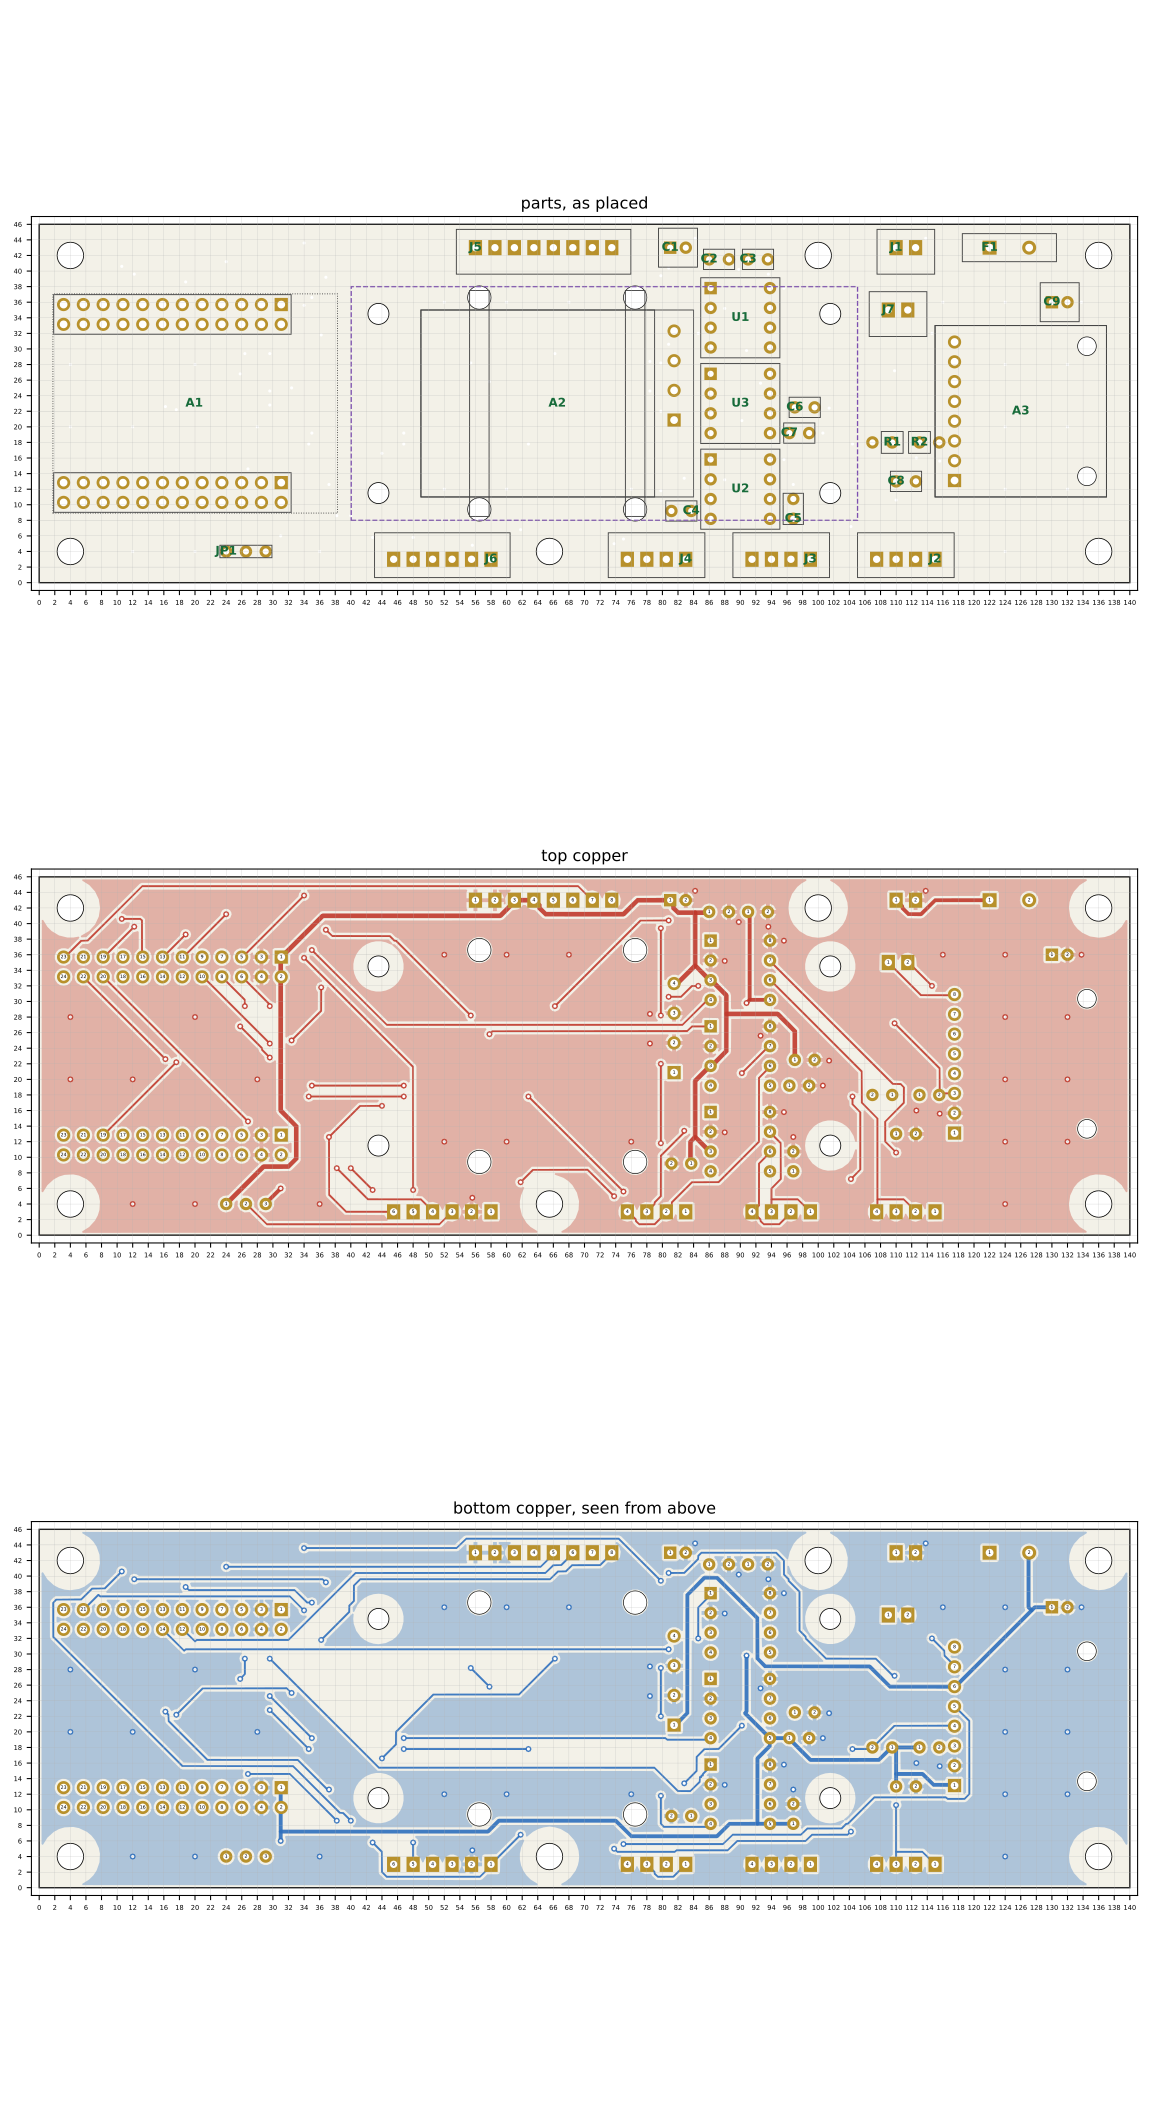

This chart was generated by the following Python code:
# /// script
# requires-python = ">=3.11,<3.13"
# dependencies = ["build123d>=0.9", "shapely>=2.0", "matplotlib>=3.8", "numpy>=1.26"]
# ///
"""The controller carrier as a two-layer printed circuit board, through-hole only.

electrical/carrier.py says what is soldered to what. This file says where, and
on which copper: every footprint, where it sits, every track, and the checks
that hold all of it against the netlist and against the torso it has to fit in.

    uv run electrical/carrier_pcb.py            # check it
    uv run electrical/carrier_pcb.py --draw     # also rewrite electrical/carrier_pcb.svg
    uv run electrical/carrier_pcb.py --no-cad   # skip the clash check against the torso

A PROPOSAL, AND NOT YET A FABRICATION FILE. The copper here is exact -- pads,
drills, tracks and pours are all real geometry, and the checks below run on that
geometry rather than on an intention -- but a board house wants Gerbers, and the
right way to get them is to transcribe this into KiCad and let its own DRC agree
with this one. What this file adds that KiCad does not is the part of the answer
that lives outside the board: whether a mated plug fouls the SBC, whether a
socket stands where a standoff has to, whether the antenna's bulkhead is over
a header.

WHAT THE CHECKS PROVE, in the order they run:

  1. every footprint has exactly the pins carrier.py gives its part;
  2. every body is on the board, clear of the mounting holes and the SBC's
     standoffs,
     and clear of every other body in three dimensions -- which is what lets a
     capacitor stand under the socketed core board without being called a clash;
  3. every body, and every plug with its wires leaving it, clears every drawn
     thing in the torso, measured in the CAD's own frame (skipped by --no-cad);
  4. the copper of any two nets is at least CLEARANCE apart on each layer, and
     no copper is near the board edge, a mounting hole or a standoff;
  5. each net's copper is ONE connected piece that reaches every pin the netlist
     puts on that net, and reaches nothing else. That is the check that matters:
     it is a short and open test on the drawn copper, pour included, and a track
     that stops a tenth short of its pad fails it.

PROVENANCE. The core board's header grid is WeAct's own board-shape drawing,
WeAct-STM32G474CoreBoard_V10 Board Shape.pdf in the same repository as the
schematic carrier.py cites: 36.28 x 28.14 mm, first column 6.97 mm from the
edge, rows 1.37 mm in, 20.32 mm between the inner rows. The JST-XH figures are
JST's catalogue eXH.pdf; pad and drill sizes are KiCad's standard library
footprints for the same parts. Every placement figure below is either read from
cad/electronics.py or is a choice, and says which.
"""

from __future__ import annotations

import argparse
import math
import random
import sys
from dataclasses import dataclass, field
from pathlib import Path

if hasattr(sys.stdout, "reconfigure"):
    sys.stdout.reconfigure(encoding="utf-8", errors="replace")

ROOT = Path(__file__).resolve().parent.parent
sys.path.insert(0, str(ROOT))
sys.path.insert(0, str(ROOT / "electrical"))

import carrier  # noqa: E402 -- the netlist, beside this file

from cad import electronics as e  # noqa: E402

SVG = ROOT / "electrical" / "carrier_pcb.svg"


# ---- the board, as the CAD draws it ------------------------------------------
#
# The frame is the board's own: origin at its rear outboard corner, x across the
# robot towards its centre line, y forwards, z up from the board's TOP face. So
# the edge at y = 0 faces the rear wall and its panel hardware, the edge at
# x = 0 is 2 mm off the left-hand wall, and the edge at x = 76 faces the empty
# half of the deck band under the SBC.

BOARD_W = e.controllerWidth
BOARD_D = e.controllerDepth
ORIGIN_X = e.controllerX - BOARD_W / 2
ORIGIN_Y = -BOARD_D / 2
TOP_Z = e.controllerBoardZ + e.pcbThickness

# WHERE IT IS SCREWED DOWN. Six stations, not four corners: a 140 mm board wants
# more than four, and two of the four corners are not available anyway -- the
# rear edge carries connectors from x 43 to x 118, and the rear outboard corner
# passes under the charge socket. The table lives in cad/electronics.py because
# cad/deck.py drills its bosses to the same list, and a station typed twice is a
# station that will disagree once.
MOUNTS = [(x - ORIGIN_X, y - ORIGIN_Y) for x, y in e.carrier_screw_xy()]
# AND WHAT IS SCREWED DOWN TO IT: the SBC, on four M2.5 x 10 standoffs on its own
# 58 x 23 hole pattern. These were Ø8.6 clearance holes for the posts the deck
# used to print, and the SBC hung over this board rather than standing on it.
STANDOFFS = [(px - ORIGIN_X, py - ORIGIN_Y) for px, py in e.sbc_standoff_xy()]


# ---- design rules --------------------------------------------------------------
#
# Chosen to sit well inside what any two-layer hobby fab builds as standard
# (0.15 mm track and gap, 0.3 mm drill), because the margin is what makes a
# hand-soldered board forgiving -- not because anything here needs to be fine.

TRACK = 0.25
POWER = 0.5
CLEARANCE = 0.2
EDGE_CLEARANCE = 0.3
VIA_PAD = 0.8
VIA_DRILL = 0.4
# HOW CLOSE TWO DRILLED HOLES MAY COME, edge to edge. Nothing about copper: two
# holes 0.2 mm apart in the laminate are one hole with a wall that breaks out
# under the drill, and the board house will either refuse the file or ship it
# broken. It is the rule a via on the same net as the pad beside it slips past,
# because there is no clearance to violate when both are ground.
HOLE_TO_HOLE = 0.25
POUR_CLEARANCE = 0.3
THERMAL_GAP = 0.3
THERMAL_SPOKE = 0.5

# WHAT MAY STAND NEAR A MOUNTING HOLE. On top, an M3 washer is 7 mm across and a
# driver comes down onto it; underneath, the 6 mm A/F brass standoff is 6.9 mm
# across its corners and its face has to seat flat on the board, so no solder
# joint may be under it either. Copper stays clear of both, whatever its net:
# the standoff is brass, and nothing on this board is meant to be grounded
# through a printed deck.
MOUNT_BODY_KEEPOUT = 3.5 + 0.5
MOUNT_COPPER_KEEPOUT = 6.0 / math.sqrt(3) + 0.35
# THE SBC'S STANDOFFS, which stand ON this board rather than passing through it:
# a 5 mm A/F hex pillar is 5.8 mm across its corners, and its foot has to seat
# flat, so no copper and no body comes inside that circle plus the same margins
# the mounting holes get. It is a smaller barrier than the posts were -- 6.8 mm
# across against 9.6 -- which is 2.8 mm more of every route that has to cross
# the line each pair stands on.
STANDOFF_BODY_KEEPOUT = e.sbcStandoffDiameter / math.sqrt(3) + 0.5
STANDOFF_COPPER_KEEPOUT = e.sbcStandoffDiameter / math.sqrt(3) + 0.35


# ---- footprints ------------------------------------------------------------------


@dataclass(frozen=True)
class Pad:
    """One plated through-hole, in its footprint's frame."""

    name: str
    x: float
    y: float
    w: float
    h: float
    drill: float
    shape: str = "circle"  # circle, oval or rect


@dataclass(frozen=True)
class Body:
    """A box a part occupies, in its footprint's frame: x0 y0 x1 y1 z0 z1."""

    box: tuple[float, float, float, float, float, float]
    what: str = "body"


@dataclass(frozen=True)
class Footprint:
    name: str
    pads: tuple[Pad, ...]
    bodies: tuple[Body, ...]
    # Holes that are not pins: cable-tie holes and the standoffs the two bought
    # modules bolt to. (x, y, diameter) in the footprint's frame. They are drilled
    # and they keep copper off, and that is the whole of what they do.
    holes: tuple[tuple[float, float, float], ...] = ()


def xh_top_entry(circuits: int) -> Footprint:
    """JST B#B-XH-A, top entry, 2.50 mm pitch -- NOT 2.54.

    Pads and body from KiCad's JST_XH_B#B-XH-A footprint, turned from its y-down
    frame into this file's y-up one, which is a change of convention and not a
    mirror: pin 1 is still on the left seen from above, and the 3.4 mm side of
    the body is still the side it was. Height 7.0 from JST's catalogue; the plug
    brings it to 9.8, and 3 mm is allowed over that for the wires to leave the
    housing before they bend.
    """
    pads = tuple(
        Pad(str(i + 1), 2.5 * i, 0.0, 1.7, 1.95, 0.95, "rect" if i == 0 else "oval")
        for i in range(circuits)
    )
    right = 2.5 * (circuits - 1) + 2.45
    return Footprint(
        f"JST B{circuits}B-XH-A",
        pads,
        (
            Body((-2.45, -3.4, right, 2.35, 0.0, 7.0), "header"),
            Body((-2.45, -3.4, right, 2.35, 7.0, 12.8), "plug and wires"),
        ),
    )


def dip8_socket() -> Footprint:
    """An 8-pin DIP in a turned-pin socket, centred. Pin 1 top left, anticlockwise.

    KiCad's DIP-8_W7.62mm_Socket pads; 7.0 mm tall with the chip in, which is the
    figure cad/electronics.py draws the transceivers at.
    """
    left = [(-3.81, 3.81), (-3.81, 1.27), (-3.81, -1.27), (-3.81, -3.81)]
    right = [(3.81, -3.81), (3.81, -1.27), (3.81, 1.27), (3.81, 3.81)]
    pads = tuple(
        Pad(str(n), x, y, 1.6, 1.6, 0.8, "rect" if n == 1 else "circle")
        for n, (x, y) in enumerate(left + right, start=1)
    )
    return Footprint(
        "DIP-8 socket", pads, (Body((-5.08, -5.14, 5.08, 5.14, 0.0, 7.0)),)
    )


def radial_mlcc() -> Footprint:
    """A dipped 100 nF X7R on 2.54 mm leads, stood upright."""
    return Footprint(
        "C radial 2.54",
        (
            Pad("1", 0.0, 0.0, 1.6, 1.6, 0.8),
            Pad("2", 2.54, 0.0, 1.6, 1.6, 0.8),
        ),
        (Body((-0.73, -1.3, 3.27, 1.3, 0.0, 6.0)),),
    )


def radial_electrolytic() -> Footprint:
    """10 uF, Ø5 x 7 mm or shorter, 2.0 mm leads. Square pad is the + lead."""
    return Footprint(
        "CP radial D5 P2.0",
        (
            Pad("1", 0.0, 0.0, 1.6, 1.6, 0.8, "rect"),
            Pad("2", 2.0, 0.0, 1.6, 1.6, 0.8),
        ),
        (Body((-1.5, -2.5, 3.5, 2.5, 0.0, 7.5)),),
    )


def axial_resistor() -> Footprint:
    """1/4 W on 10.16 mm, lying flat."""
    return Footprint(
        "R axial 0207 P10.16",
        (
            Pad("1", 0.0, 0.0, 1.6, 1.6, 0.8),
            Pad("2", 10.16, 0.0, 1.6, 1.6, 0.8),
        ),
        (Body((1.93, -1.25, 8.23, 1.25, 0.0, 2.6)),),
    )


def upright_resistor() -> Footprint:
    """1/4 W stood on end on 2.54 mm: the body over pin 1, its far lead bent over.

    Only the body is a box here. The lead that comes back down to pin 2 is bare
    wire a few tenths across, which nothing on this board has to keep clear of.
    """
    return Footprint(
        "R axial 0207 P2.54 vertical",
        (
            Pad("1", 0.0, 0.0, 1.6, 1.6, 0.8),
            Pad("2", 2.54, 0.0, 1.6, 1.6, 0.8),
        ),
        (Body((-1.4, -1.4, 1.4, 1.4, 0.0, 9.5)),),
    )


# WHERE THE BEC'S FOUR PINS ARE, AND HOW WELL THAT IS KNOWN. The module carries
# four plated holes on one 24 mm edge -- IN, G, G, OUT, reading down its
# photograph -- and Matek publish no drawing of them. The 3.81 mm pitch is
# dimensioned on that photograph; the row's 2.5 mm inset from that edge and OUT's
# 2.7 mm from the long edge are scaled off the same picture and are the softest
# numbers on this board. MEASURE ONE BEFORE THE BOARD IS ORDERED: a row 1 mm out
# is a module that will not go onto its pins, and unlike the tie holes there is
# no slack anywhere to take it up.
BEC_PIN_PITCH = 3.81
BEC_PIN_INSET = 2.5
BEC_PIN_END = 2.7
# WHERE THE TWO STRAPS CROSS THE MODULE, measured from its centre along its long
# axis. THIS WAS 12.0 AND IT CHOKED THE MODULE'S OWN PINS. The pin column stands
# 15.0 from the centre and its pads are 1.7 across, so a Ø3 tie hole at 12.0
# leaves 12.65 - 12.0 = 0.65 mm of laminate between the hole and the pad copper
# -- less than one 0.25 mm track and its clearance, so the two live pins had to
# escape north, south or east and the router paid for it all the way across the
# board. At 10.0 there are 2.65 mm there, which is two tracks, and the board
# comes out 13 mm of copper and seven vias lighter for a change that moves
# nothing anybody can see.
#
# IT IS NOT A VENDOR DIMENSION. Matek publish no hole pattern at all -- see the
# footprint below -- so where the straps cross is ours to choose, and the only
# thing it has to do is hold a 35 mm module down on a sheet. 10.0 puts them
# 20 mm apart and 7.5 mm in from each end, against 24 and 5.5 before. IT ALSO
# BUYS BACK THE TIGHTEST MECHANICAL GAP ON THIS BOARD: the outboard strap stood
# 1.20 mm from the SBC's microSD socket, which hangs over it, and stands 3.20 mm
# from it now.
BEC_TIE_X = 10.0


def bec_module() -> Footprint:
    """The Matek BEC12S-PRO flat on a thermal sheet, COMPONENT SIDE UP, on pins.

    WHICH WAY UP IT LIES IS DECIDED HERE, and it was not decided before: this was
    drawn as a featureless brick, and a brick has no sides. It is a bare 35 x 24
    PCB with a shielded inductor, a diode and a switching FET standing most of its
    5.5 mm on one face and nothing but laminate on the other. THE LAMINATE FACE
    GOES DOWN, on the sheet. Turning it over was tried and taken off again: the
    only thing it buys is a flat back for the cable ties to bear on, and what it
    costs is the whole reason the sheet is there. Face down, the sheet touches the
    inductor and the diode and nothing else, with the rest of a 3 W regulator
    standing in a closed pocket 3 mm under the SBC. Face up, the sheet takes the
    module's whole 35 x 24 back, which is 700-odd mm2 of contact through 1.6 mm of
    laminate that has copper planes in it, and the parts themselves are in the air
    under the SBC rather than facing the board. THE CABLE TIES BEAR ON THE PARTS,
    and that is the price: each strap lands on whatever is tallest in its lane,
    which on the outboard lane is the inductor's steel can. Keep them snug and not
    tight.

    ITS FOUR PADS THEN FACE UP, which is what makes the pins work. Four pins stand
    out of this board, the module drops over them through the sheet's cut edge,
    and they are soldered at the module's own rings on top where a joint can be
    seen. SOLDER THEM FROM UNDER THIS BOARD, not on top: the module's back lies
    1 mm off the copper here and a fillet on the top face would hold it off the
    sheet.

    NO VENDOR HOLE PATTERN EXISTS to screw it by, so it is not screwed at all.
    Four Ø3 holes take two 2.5 mm ties across its short axis, inboard of the pins,
    and each tie's head is what goes under the board -- 2.4 mm of the 3 mm the
    standoffs leave. That is the whole reason the ties are 2.5 mm and not 4.

    35 x 24 x 5.5 is cad/electronics.py's becWidth, becDepth and becHeight, which
    are catalogue figures. Measure the part when it arrives: the tie holes are
    drilled to the catalogue and a module 2 mm wider than the catalogue says will
    not sit between them.
    """
    # Seen from above, the right way up: the pin row is on the +x edge and OUT is
    # the +y end of it, which is Matek's photograph turned half round and NOT
    # mirrored. Half round because that is what puts the input pin nearest the
    # fuse that feeds it and the output pin nearest the bulk it charges.
    pads = tuple(
        Pad(
            str(n),
            17.5 - BEC_PIN_INSET,
            12.0 - BEC_PIN_END - BEC_PIN_PITCH * (4 - n),
            1.7,
            1.7,
            1.0,
            "rect" if n == 1 else "circle",
        )
        for n in (1, 2, 3, 4)
    )
    return Footprint(
        "Matek BEC12S-PRO on a sheet, on pins",
        pads,
        (
            # The sheet stops short of the pin row rather than being pierced four
            # times by it. The module overhangs it there by 5 mm, 1 mm over copper
            # and over four joints that are made from underneath.
            Body((-17.5, -12.0, 12.5, 12.0, 0.0, 1.0), "thermal sheet"),
            # One body for the module, but two things in it: its own laminate is
            # the 1.6 above the sheet, and its parts stand from 2.6 to 6.5.
            Body((-17.5, -12.0, 17.5, 12.0, 1.0, 6.5), "BEC"),
            # Two straps and not a lid over the whole module: drawn as one slab
            # it fouled the SBC's microSD socket, which hangs 7.8 mm over this
            # board. 2.5 mm of strap, in 2 mm of height to lie loose in. They
            # cross the module's parts, which is what lying the right way up
            # costs: the outboard strap lands on the inductor's can.
            Body(
                (-BEC_TIE_X - 1.25, -14.5, -BEC_TIE_X + 1.25, 14.5, 6.5, 8.5),
                "cable tie",
            ),
            Body(
                (BEC_TIE_X - 1.25, -14.5, BEC_TIE_X + 1.25, 14.5, 6.5, 8.5),
                "cable tie",
            ),
        ),
        tuple((dx, dy, 3.0) for dx in (-BEC_TIE_X, BEC_TIE_X) for dy in (-13.6, 13.6)),
    )


# THE BUS MONITOR'S HEADER SITS 2.5 mm IN FROM ITS OWN EDGE, which is the one
# number about this module that cad/electronics.py does not carry: nothing in the
# torso depended on it until this board started landing the module on its pins.
# Scaled off the vendor's photographs like the rest of that block, and unmeasured
# like the rest of it. The column of four large holes is on the OPPOSITE edge.
BUS_MONITOR_HEADER_INSET = 2.5


def ina226_module() -> Footprint:
    """The INA226 breakout on two M2 standoffs, landed on all eight of its pins.

    THE ONLY PART OF THIS BOARD THAT NEEDS MORE THAN 10 mm OF AIR, which is why
    it is at this end of the carrier and not somewhere more convenient: 8 mm of
    module on 3 mm standoffs is 11, and 10 mm is all the SBC leaves anywhere it
    stands over. cad/electronics.py's headroom is what settled that.

    ALL EIGHT PINS COME DOWN INTO THIS BOARD -- VCC, GND, SDA, SCL, ALE, VBS, IN-
    and IN+, in that order down the column, off the vendor's own photograph of the
    silkscreen. It was drawn as five pads on a header standing 3 mm outboard of
    the module, and that was wrong twice over: a module's pins cannot reach a
    header beside it, so it needed five flying wires nobody had drawn, and that
    header was on the same edge as the module's four large holes -- which is the
    opposite edge from the one its pins are on. Landed on all eight it plugs in,
    and its two mounting holes come down on the two M2 standoffs instead of near
    them.

    ITS SCREW TERMINALS ARE LEFT EMPTY and the shunt's twisted pair lands on J7
    instead, because IN+ and IN- are on the header too. What that buys is a pair
    that arrives in a connector with strain relief on the edge of the board, on a
    deck whose whole stack is meant to lift out on plugs, rather than in two screw
    terminals in the middle of it facing the charge socket. What it costs is that
    the 75 mV now crosses about 20 mm of this board's copper as a pair over the
    ground plane, where before it never touched the board at all.

    THE MODULE CARRIES ITS OWN 0.1 OHM SHUNT between those two pins. It stays in
    circuit, in parallel with whatever external shunt is fitted, so a milliohm
    shunt reads about half a percent low unless R100 is lifted off the module.

    The two mounting holes are the outer pair of the four in the board's own
    column -- busSenseHolePitch 16.7, busSenseHoleInset 2.5, both read off the
    vendor's photographs and neither measured.
    """
    # Pin 1 at the rear, pin 8 at the front, so that IN+ and IN- come out of the
    # end nearest J7 and the pair is as short as this board can make it.
    span = PITCH * 7
    pads = tuple(
        Pad(
            str(n),
            -11.0 + BUS_MONITOR_HEADER_INSET,
            PITCH * (n - 1) - span / 2,
            1.7,
            1.7,
            1.0,
            "rect" if n == 1 else "circle",
        )
        for n in range(1, 9)
    )
    return Footprint(
        "INA226 breakout on standoffs, on a 1 x 8",
        pads,
        (
            Body((-11.0, -11.0, 11.0, 11.0, 0.0, 3.0), "standoffs"),
            Body((-11.0, -11.0, 11.0, 11.0, 3.0, 11.0), "bus monitor"),
        ),
        tuple(
            (11.0 - e.busSenseHoleInset, dy, 2.4)
            for dy in (-e.busSenseHolePitch / 2, e.busSenseHolePitch / 2)
        ),
    )


def radial_ptc() -> Footprint:
    """A resettable fuse on 5.08 mm leads, standing on the bus feed."""
    return Footprint(
        "PTC radial P5.08",
        (
            Pad("1", 0.0, 0.0, 1.8, 1.8, 1.0, "rect"),
            Pad("2", 5.08, 0.0, 1.8, 1.8, 1.0),
        ),
        (Body((-3.5, -1.8, 8.58, 1.8, 0.0, 13.0)),),
    )


def wire_link_3() -> Footprint:
    """Three holes on 2.54 mm for a wire link across 1-2 or 2-3.

    carrier.py drew JP1 as a solder bridge, which is copper and not a part. On a
    through-hole board the same choice is a wire link, soldered once when the
    IMU in hand has been read.
    """
    return Footprint(
        "wire link 1x3",
        tuple(Pad(str(n), 2.54 * (n - 1), 0.0, 1.6, 1.6, 0.8) for n in (1, 2, 3)),
        (Body((-0.8, -0.8, 5.88, 0.8, 0.0, 1.5)),),
    )


# THE CORE BOARD, and which row of a header carries its odd pins is settled.
# WeAct's board-shape drawing gives the four rows and the twelve columns but not
# that; their pin-label drawing of the same board does. Each column there carries
# two port names, one line above the other, and six of those pairs are pins this
# netlist already numbers: B12/B13 are P1-5 and P1-6, A11/A12 are P1-13 and
# P1-14, B4/B5 are P1-19 and P1-20, B6/B7 are P1-21 and P1-22, B8 is P1-23 and
# B15 is P1-8. In every one of them the EVEN pin is the name on the upper line.
# NRST -- P2-19, the odd pin the whole question turned on -- is on the lower line
# of the top header, which agrees. So the odd pins are on the row printed LOWER
# in each header, and because the two headers face opposite edges that is P1's
# OUTER row and P2's INNER row, which is what the footprint below builds.
WEACT_W = 36.28
WEACT_D = 28.14
WEACT_FIRST_COLUMN = 6.97
WEACT_ROW_INSET = 1.37
WEACT_INNER_ROWS = 20.32
PITCH = 2.54
# Standard 2.54 mm female header, 8.5 mm tall, and the 2.5 mm plastic collar on
# the core board's own male pins: the core board's underside is 11 mm up. Its
# own underside parts -- the SOIC-8 flash is the tallest -- are allowed 1.8 mm.
SOCKET_HEIGHT = 8.5
COLLAR_HEIGHT = 2.5
WEACT_UNDERSIDE_PARTS = 1.8
WEACT_TOP_PARTS = 3.5
WEACT_USB_OVERHANG = 0.25


def weact_on_sockets() -> Footprint:
    """The core board on two 2 x 12 sockets, in its own frame, as WeAct draw it.

    Centred on the board's outline, USB-C on the left, P1 along the bottom edge.
    """
    left = -WEACT_W / 2
    bottom = -WEACT_D / 2
    pads = []
    for header, odd_row, even_row in (
        ("P1", WEACT_ROW_INSET, WEACT_ROW_INSET + PITCH),
        (
            "P2",
            WEACT_ROW_INSET + PITCH + WEACT_INNER_ROWS,
            WEACT_ROW_INSET + 2 * PITCH + WEACT_INNER_ROWS,
        ),
    ):
        for column in range(12):
            x = left + WEACT_FIRST_COLUMN + PITCH * column
            for number, row in ((2 * column + 1, odd_row), (2 * column + 2, even_row)):
                pads.append(
                    Pad(
                        f"{header}-{number}",
                        x,
                        bottom + row,
                        1.7,
                        1.7,
                        1.0,
                        "rect" if number == 1 else "circle",
                    )
                )
    first = left + WEACT_FIRST_COLUMN - PITCH / 2
    last = left + WEACT_FIRST_COLUMN + PITCH * 11 + PITCH / 2
    bodies = []
    for low, high in (
        (bottom + WEACT_ROW_INSET - PITCH / 2, bottom + WEACT_ROW_INSET + 1.5 * PITCH),
        (
            -bottom - WEACT_ROW_INSET - 1.5 * PITCH,
            -bottom - WEACT_ROW_INSET + PITCH / 2,
        ),
    ):
        bodies.append(Body((first, low, last, high, 0.0, SOCKET_HEIGHT), "socket"))
        bodies.append(
            Body(
                (first, low, last, high, SOCKET_HEIGHT, SOCKET_HEIGHT + COLLAR_HEIGHT),
                "pin collar",
            )
        )
    underside = SOCKET_HEIGHT + COLLAR_HEIGHT
    bodies.append(
        Body(
            (
                left,
                bottom,
                -left,
                -bottom,
                underside - WEACT_UNDERSIDE_PARTS,
                underside,
            ),
            "core board underside",
        )
    )
    bodies.append(
        Body(
            (
                left - WEACT_USB_OVERHANG,
                bottom,
                -left,
                -bottom,
                underside,
                underside + e.pcbThickness + WEACT_TOP_PARTS,
            ),
            "core board",
        )
    )
    return Footprint("WeAct core board on 2 x 2x12 sockets", tuple(pads), tuple(bodies))


# ---- placement ---------------------------------------------------------------------


@dataclass(frozen=True)
class Placed:
    refdes: str
    footprint: Footprint
    x: float
    y: float
    rotation: int = 0  # degrees anticlockwise, seen from above

    def at(self, px: float, py: float) -> tuple[float, float]:
        """A point in the footprint's frame, on the board."""
        c = round(math.cos(math.radians(self.rotation)))
        s = round(math.sin(math.radians(self.rotation)))
        return (self.x + px * c - py * s, self.y + px * s + py * c)

    def un(self, bx: float, by: float) -> tuple[float, float]:
        """The reverse of at(): a point on the board, in the footprint's frame.

        A footprint is written out with its own geometry at its own offsets, so
        anything measured against the whole board -- a silkscreen line clipped
        against the part next door -- has to come back into the part's frame
        before it is written.
        """
        c = round(math.cos(math.radians(self.rotation)))
        s = round(math.sin(math.radians(self.rotation)))
        dx, dy = bx - self.x, by - self.y
        return (dx * c + dy * s, -dx * s + dy * c)

    def pads(self) -> list[tuple[Pad, float, float, float, float]]:
        """(pad, x, y, w, h) on the board, sizes swapped for a quarter turn."""
        placed = []
        for pad in self.footprint.pads:
            x, y = self.at(pad.x, pad.y)
            w, h = (pad.h, pad.w) if self.rotation % 180 else (pad.w, pad.h)
            placed.append((pad, x, y, w, h))
        return placed

    def holes(self) -> list[tuple[float, float, float]]:
        """Every drilled hole that is not a pin, on the board."""
        return [(*self.at(hx, hy), d) for hx, hy, d in self.footprint.holes]

    def boxes(self) -> list[tuple[Body, tuple[float, ...]]]:
        """Every body as an axis-aligned box on the board."""
        placed = []
        for body in self.footprint.bodies:
            x0, y0, x1, y1, z0, z1 = body.box
            ax, ay = self.at(x0, y0)
            bx, by = self.at(x1, y1)
            placed.append(
                (body, (min(ax, bx), min(ay, by), max(ax, bx), max(ay, by), z0, z1))
            )
        return placed


# WHERE THE CORE BOARD SITS is cad/electronics.py's weActX, which centres it in
# the larger of the two pieces the SBC's posts cut this board into. That figure
# is its envelope's centre, and the envelope carries the USB-C connector's
# quarter millimetre of overhang, so the board's own outline is that much off it.
#
# IT IS TURNED HALF ROUND from how WeAct draw it, so that P1 -- which carries
# every signal this board uses bar reset -- faces the front edge where the SBC,
# IMU and bus monitor connectors are. The cost is the SWD header, which then
# points at the left-hand wall 3.8 mm away; nothing here needs it in place,
# because the SBC reflashes the MCU over J5, and a socketed core board comes out.
#
# IN y IT IS CENTRED, which is 2 mm aft of where cad/electronics.py draws it.
# Centred is what leaves 2.6 mm between its outline and the connector rows at
# both edges, so that a plug can be pulled without catching the core board.
WEACT_X = e.weActX - ORIGIN_X - WEACT_USB_OVERHANG / 2
WEACT_Y = BOARD_D / 2

FOOTPRINTS = {
    "A1": weact_on_sockets(),
    "A2": bec_module(),
    "A3": ina226_module(),
    "U": dip8_socket(),
    "C": radial_mlcc(),
    "C1": radial_electrolytic(),
    "C9": radial_electrolytic(),
    "R": upright_resistor(),
    "F1": radial_ptc(),
    "JP1": wire_link_3(),
}


def _fp(refdes: str) -> Footprint:
    if refdes in FOOTPRINTS:
        return FOOTPRINTS[refdes]
    if refdes.startswith("J"):
        part = next(p for p in carrier.PARTS if p.refdes == refdes)
        return xh_top_entry(len(part.pins))
    return FOOTPRINTS[refdes[0]]


# WHERE EVERYTHING SITS, AND WHY IT SITS THERE. Three things decide this board
# and nothing else gets a vote.
#
# 1. THE SBC LEAVES 10 mm OF AIR over everything between x 40 and x 105, and a
#    mated JST-XH plug is 9.8 mm tall with its wires still to leave. So every
#    connector is on one of the two edges, outboard of the SBC's own front and
#    rear edges, and so is anything else taller than the SBC's underside: the
#    core board on its sockets, the bus monitor on its standoffs, the two
#    pull-ups and the fuse.
# 2. THE SBC STANDS ON THIS BOARD, on four standoffs in two pairs at x 43.55 and
#    x 101.55, 23 mm apart. Each pair is a bollard 6.8 mm across with a 16.2 mm
#    gate in the middle of it, so nothing wider than that gate crosses either
#    pair. That is why the BEC is between the two pairs, the monitor outboard
#    of the right-hand one, and the core board outboard of the left-hand one.
# 3. WHAT COMES UP THROUGH THE DECK COMES UP AT THE REAR, through cad/deck.py's
#    34 mm chase at x 82.55 to 116.55 in this frame, which is the whole reason
#    this layout was redone: the connectors used to be at the far outboard end
#    and the loom crossed the torso to reach them. THIS SAID "THE THREE BUS
#    CONNECTORS SIT OVER IT" and two of them do: bus C's is 2 mm short of the
#    chase's western end and the IMU's is 24 mm short of it, so those two looms
#    are dressed westward under the board after they come up. check_leads_down()
#    measures it against the deck solid on every run rather than leaving it to a
#    comment, which is how the claim survived unexamined in the first place.
#
# The front edge carries what goes UP rather than down -- the SBC's own cable,
# and the bus feed and shunt pair that come through a second opening in the deck
# over the distribution board.
REAR_ROW_Y = 3.0
FRONT_ROW_Y = BOARD_D - 3.0

PLACEMENT = {
    # The core board, outboard of the left-hand posts, where there are 16 mm of
    # air. Turned half round so P1 -- every signal but reset -- faces inboard.
    "A1": (WEACT_X, WEACT_Y, 180),
    # NOTHING STANDS BETWEEN THE LEFT-HAND STANDOFFS. A DIP-8 fits there and one
    # was there, and it cost more than it was worth: eighteen nets have to cross
    # that pair to get from the core board to the rest of the board, and a
    # transceiver standing in the gate left two slots of 2 mm. Four nets could
    # not be routed at all. It is a corridor, and it was 2.8 mm narrower again
    # when the deck's posts came up through here instead of standoffs.
    # The BEC, flat between the two pairs of standoffs, component side up. Its
    # four pins stand out of the board under its inboard end, on the side the
    # fuse and the transceivers are.
    "A2": (66.5, 23.0, 0),
    # Bus B's and bus A's transceivers, stacked against the right-hand posts with
    # their own decoupling in the column beside them.
    "U2": (90.0, 12.0, 0),
    "U3": (90.0, 23.0, 0),
    "U1": (90.0, 34.0, 0),
    # The bus monitor, outboard of the right-hand posts: 11 mm tall on standoffs,
    # and this is the only clear patch of board with the air for it.
    "A3": (126.0, 22.0, 0),
    # The rear edge, left to right: the IMU, then the three buses over the chase.
    "J6": (58.0, REAR_ROW_Y, 180),
    "J4": (83.0, REAR_ROW_Y, 180),
    "J3": (99.0, REAR_ROW_Y, 180),
    "J2": (115.0, REAR_ROW_Y, 180),
    # The front edge: the SBC's cable under its own 40-pin header, and the bus
    # feed where the deck's second opening brings it up over the power bay. The
    # shunt's pair comes up the same way, beside the feed it measures.
    "J5": (56.0, FRONT_ROW_Y, 0),
    "J1": (110.0, FRONT_ROW_Y, 0),
    # THE SHUNT'S PAIR IS NOT ON AN EDGE ROW, and it is the only part on this
    # board that is not. Both rows are full -- the front one down to 3.5 mm gaps
    # between the bulk, bus A's decoupling pair and the mounting station at x 100,
    # the rear one to 3.6 mm between the three bus connectors -- and this is the
    # one measurement on the robot that is worth a special case. It stands in the
    # channel between the SBC's outboard edge and the monitor, 6 mm from the two
    # pins it feeds, where nothing overhangs it and a plug has its full height.
    # The two I2C pull-ups moved aft to make room; a pull-up belongs to the bus
    # rather than to either sensor and does not care where it sits.
    "J7": (109.0, 35.0, 0),
    # The bus feed's own hardware, in the outboard strip where the fuse's 13 mm
    # of height is not under the SBC.
    "F1": (122.0, 43.0, 0),
    "C9": (130.0, 36.0, 0),
    # Bulk on the 5 V rail, at the SBC's cable, which is the load that takes most
    # of it. It sat by the BEC's old header; the BEC's output pin is under the
    # module now and there is nothing standing beside it to put a can on.
    "C1": (81.0, 43.0, 0),
    # A pair of 100 nF at each transceiver, VDD then VIO. THE DISTANCE FROM THE
    # PIN IS THE WHOLE POINT OF A DECOUPLER, so each of these six was put where
    # it is by searching the board for the nearest position that breaks no rule
    # and then keeping the move only if every net still routed. What that
    # arrived at, live pad to the pin it bypasses:
    #
    #   C4  U2 VDD   2.9 mm      C5  U2 VIO   3.0 mm      C7  U3 VIO   2.5 mm
    #   C2  U1 VDD   8.8 mm      C3  U1 VIO  11.7 mm      C6  U3 VDD  10.8 mm
    #
    # THE THREE THAT ARE STILL FAR OFF ARE FAR OFF FOR ONE REASON: the BEC lies
    # across the whole flank west of this column, from y 11 to y 35, and VDD is
    # pin 3 -- on the sockets' west side. Only U2's VDD pin escapes it, because
    # U2 is the southernmost socket and there is 2 mm of board south of the BEC's
    # corner.
    #
    # C2 HAS A LEGAL STATION 4.6 mm FROM ITS PIN and cannot have it. It is in the
    # channel between the BEC's outboard strap and U1, and putting a capacitor
    # there costs the MCU's reset line and the I2C data line their route -- that
    # channel and the strip east of the column are the only two ways past this
    # block of parts, and the I2C bus, the SBC's serial link and bus A all need
    # them. IT WAS TRIED TWICE: once when the straps stood at 12.0 and the
    # channel was 5.2 mm, and again after they came in to 10.0 and it was 8.2,
    # and the second attempt failed on the same two nets as the first. Standing
    # off and relying on the plane for the return is the lesser evil, and it is
    # the answer this board gives rather than a good one.
    #
    # THE WHOLE COLUMN WAS OFFERED 2 mm OF ROOM TO THE EAST as well, at x 91 and
    # x 92, with all six capacitors re-searched against the new stations. Both
    # cost the I2C bus its route to the monitor. The strip east of this column is
    # not spare board: it is the corridor.
    #
    # THE TWO SLOTS BETWEEN THE THREE SOCKETS ARE LEFT OPEN. They are 1.78 mm of
    # copper each and they are the only way across this column for anything that
    # has to reach the monitor, so a capacitor standing in one costs three nets
    # their route as surely as one in the channel does.
    "C2": (86.0, 41.5, 0),
    "C3": (91.0, 41.5, 0),
    "C6": (97.0, 22.5, 0),
    "C7": (96.3, 19.2, 0),
    "C4": (83.7, 9.2, 180),
    "C5": (96.8, 8.2, 90),
    # 3.3 V decoupling at the monitor's own supply pin, which is at the rear end
    # of its header now, and the two I2C pull-ups, which belong to the bus rather
    # than to either sensor and stay where there is room for a 9.5 mm resistor
    # outboard of the SBC.
    "C8": (110.0, 13.0, 0),
    "R1": (109.5, 18.0, 180),
    "R2": (113.0, 18.0, 0),
    # The IMU's supply link, in the rear strip beside its connector.
    "JP1": (24.0, 4.0, 0),
}


def placed() -> list[Placed]:
    return [
        Placed(refdes, _fp(refdes), *PLACEMENT[refdes]) for refdes in sorted(PLACEMENT)
    ]


def net_of_pads(parts: list[Placed]) -> dict[tuple[str, str], str]:
    """Every pad's net, and a name of its own for a pin on no net at all."""
    net_of = {
        endpoint: net
        for net, endpoints in carrier.NETS.items()
        for endpoint in endpoints
    }
    return {
        (part.refdes, pad.name): net_of.get(
            (part.refdes, pad.name), f"~{part.refdes}-{pad.name}"
        )
        for part in parts
        for pad in part.footprint.pads
    }


# ---- routing -------------------------------------------------------------------------


@dataclass(frozen=True)
class Track:
    net: str
    layer: str  # "top" or "bottom"
    points: tuple[tuple[float, float], ...]
    width: float = TRACK


@dataclass(frozen=True)
class Via:
    net: str
    x: float
    y: float


def top(net: str, *points, width: float = TRACK) -> Track:
    return Track(net, "top", tuple(points), width)


def bot(net: str, *points, width: float = TRACK) -> Track:
    return Track(net, "bottom", tuple(points), width)


# ---- the router ----------------------------------------------------------------
#
# WHY THIS IS A PROGRAM AND NOT A TABLE OF COORDINATES. The 76 mm board was hand
# routed, and that was reasonable for what it was. This one is 140 mm with six
# more parts on it, four posts through it, and a netlist that moves whenever a
# module does; a table of two hundred hand-typed vertices would be a table
# nobody dares change. So the tracks are searched for instead, on a 0.2 mm grid,
# and then held to exactly the checks the hand-routed ones were held to: the
# copper the router lays down is measured for clearance against every other net
# and put through the same short-and-open test. A router that cheats still fails.
#
# It is a plain A* maze router with a via cost and a bend cost, routing one net
# at a time into a growing tree, in an order that lays the wide rails first
# because they are the ones with nowhere else to go. A net that fails is retried
# once after everything else is down, and anything still unrouted is a fault
# rather than a silence.
#
# GROUND IS NOT ROUTED. It is poured on both layers, as it was, and stitched
# between them by the vias placed at the end.

GRID = 0.2
VIA_COST = 6.0
# How much slack the grid itself needs on top of the clearance. The router works
# on cell centres and the copper is a polyline through them, so a track's real
# edge stands off its cells by a fraction of a cell at every bend and every
# diagonal. Measured rather than reasoned: at half a cell the drawn copper came
# out 0.15 to 0.19 mm apart where 0.20 was wanted, and at three quarters it does
# not. The check on the drawn geometry is what settles this, not this comment.
GRID_MARGIN = 0.15
BEND_COST = 1.0
DIAGONAL = math.sqrt(2.0)

# What each net is drawn at.
NET_WIDTH = {"+5V": 0.6, "+3V3": 0.5, "VBAT": 0.5, "VBAT_F": 0.5}
LAYER_INDEX = {"top": 0, "bottom": 1}


def net_width(net: str) -> float:
    return NET_WIDTH.get(net, TRACK)


def _grid_shape() -> tuple[int, int]:
    return int(round(BOARD_W / GRID)) + 1, int(round(BOARD_D / GRID)) + 1


def _disc(radius: float) -> list[tuple[int, int]]:
    reach = int(math.ceil(radius / GRID))
    return [
        (dx, dy)
        for dx in range(-reach, reach + 1)
        for dy in range(-reach, reach + 1)
        if math.hypot(dx, dy) * GRID <= radius + GRID / 2
    ]


class Board:
    """The grid the router works on: which net owns which cell, on each layer."""

    def __init__(self, parts: list[Placed]) -> None:
        import numpy as np

        self.np = np
        self.nx, self.ny = _grid_shape()
        xs = np.arange(self.nx) * GRID
        ys = np.arange(self.ny) * GRID
        self.gx, self.gy = np.meshgrid(xs, ys, indexing="ij")
        # How far each grid point is from anything copper may never touch: the
        # board's edge, a mounting hole's washer, an SBC standoff, a drilled
        # hole.
        self.fixed = np.minimum.reduce(
            [self.gx, self.gy, BOARD_W - self.gx, BOARD_D - self.gy]
        )
        for mx, my in MOUNTS:
            self.fixed = np.minimum(
                self.fixed, np.hypot(self.gx - mx, self.gy - my) - MOUNT_COPPER_KEEPOUT
            )
        for px, py in STANDOFFS:
            self.fixed = np.minimum(
                self.fixed,
                np.hypot(self.gx - px, self.gy - py) - STANDOFF_COPPER_KEEPOUT,
            )
        self.own = {
            layer: np.full((self.nx, self.ny), -1, dtype=np.int32) for layer in LAYERS
        }
        self.nets: list[str] = []
        self.index: dict[str, int] = {}
        nets = net_of_pads(parts)
        # How far each grid point is from the nearest DRILLED hole's edge. A via
        # is a hole too, and a hole that breaks into another one is scrap
        # whatever net either of them is on -- which is the case the clearance
        # test above cannot see, because a ground via beside a ground pad has no
        # clearance to violate.
        self.drills = np.full_like(self.fixed, 1e3)
        for mx, my in MOUNTS:
            self.drills = np.minimum(
                self.drills, np.hypot(self.gx - mx, self.gy - my) - e.m3Clearance / 2
            )
        for px, py in STANDOFFS:
            self.drills = np.minimum(
                self.drills,
                np.hypot(self.gx - px, self.gy - py) - e.sbcStandoffHole / 2,
            )
        for part in parts:
            for pad, x, y, w, h in part.pads():
                net = nets[(part.refdes, pad.name)]
                radius = math.hypot(w, h) / 2 if pad.shape == "rect" else max(w, h) / 2
                for layer in LAYERS:
                    self.stamp(layer, x, y, radius, self.id(net))
                self.drills = np.minimum(
                    self.drills,
                    np.hypot(self.gx - x, self.gy - y) - pad.drill / 2,
                )
            for hx, hy, diameter in part.holes():
                self.fixed = np.minimum(
                    self.fixed,
                    np.hypot(self.gx - hx, self.gy - hy) - diameter / 2,
                )
                self.drills = np.minimum(
                    self.drills,
                    np.hypot(self.gx - hx, self.gy - hy) - diameter / 2,
                )

    def id(self, net: str) -> int:
        if net not in self.index:
            self.index[net] = len(self.nets)
            self.nets.append(net)
        return self.index[net]

    def cell(self, x: float, y: float) -> tuple[int, int]:
        return int(round(x / GRID)), int(round(y / GRID))

    def stamp(self, layer: str, x: float, y: float, radius: float, owner: int) -> None:
        cx, cy = self.cell(x, y)
        grid = self.own[layer]
        for dx, dy in _disc(radius):
            ix, iy = cx + dx, cy + dy
            if 0 <= ix < self.nx and 0 <= iy < self.ny:
                grid[ix, iy] = owner

    def mark(self, layer: str, points, owner: int, width: float) -> None:
        """Stamp a whole polyline, not just its corners."""
        # A wide net is stamped wider than it is, by the amount it is wider
        # than a signal: the margin on the query above is the routing net's, so
        # without this a signal keeps a signal's distance from a rail.
        radius = width / 2 + max(0.0, (width - TRACK) / 2)
        for (ax, ay), (bx, by) in zip(points, points[1:]):
            steps = max(1, int(math.dist((ax, ay), (bx, by)) / GRID) + 1)
            for i in range(steps + 1):
                f = i / steps
                self.stamp(layer, ax + (bx - ax) * f, ay + (by - ay) * f, radius, owner)

    def forbidden(self, owner: int, width: float, drilled: bool = False):
        """Cells this net may not put the centre of a track on, per layer.

        With `drilled`, the cell has to take a HOLE as well as copper, so every
        other drilled hole on the board is kept away from it by HOLE_TO_HOLE --
        the one rule that does not care whose net it is.
        """
        np = self.np
        offsets = _disc(width / 2 + CLEARANCE + GRID_MARGIN)
        out = {}
        for layer in LAYERS:
            taken = (self.own[layer] >= 0) & (self.own[layer] != owner)
            blocked = np.zeros_like(taken)
            for dx, dy in offsets:
                shifted = np.zeros_like(taken)
                x0, x1 = max(0, dx), min(self.nx, self.nx + dx)
                y0, y1 = max(0, dy), min(self.ny, self.ny + dy)
                shifted[x0:x1, y0:y1] = taken[x0 - dx : x1 - dx, y0 - dy : y1 - dy]
                blocked |= shifted
            blocked |= self.fixed < (width / 2 + EDGE_CLEARANCE + GRID / 2)
            if drilled:
                blocked |= self.drills < (VIA_DRILL / 2 + HOLE_TO_HOLE + GRID / 2)
            out[layer] = blocked
        return out


def _search(board: Board, blocked, via_blocked, sources, target):
    """A* from any cell of the net's tree to one pad centre, over both layers."""
    import heapq

    tx, ty = target
    names = ("top", "bottom")
    best: dict[tuple[int, int, int], float] = {}
    came: dict[tuple[int, int, int], object] = {}
    heap: list = []
    for sx, sy, layer in sources:
        key = (sx, sy, LAYER_INDEX[layer])
        if key not in best:
            best[key] = 0.0
            heapq.heappush(heap, (abs(sx - tx) + abs(sy - ty), 0.0, key, None))
    steps = (
        (1, 0, 1.0),
        (-1, 0, 1.0),
        (0, 1, 1.0),
        (0, -1, 1.0),
        (1, 1, DIAGONAL),
        (1, -1, DIAGONAL),
        (-1, 1, DIAGONAL),
        (-1, -1, DIAGONAL),
    )
    while heap:
        _, cost, key, parent = heapq.heappop(heap)
        if key in came:
            continue
        came[key] = parent
        ix, iy, il = key
        if (ix, iy) == (tx, ty):
            path = []
            walk = key
            while walk is not None:
                path.append(walk)
                walk = came[walk]
            return list(reversed(path))
        layer = names[il]
        for dx, dy, step in steps:
            jx, jy = ix + dx, iy + dy
            if not (0 <= jx < board.nx and 0 <= jy < board.ny):
                continue
            if blocked[layer][jx, jy]:
                continue
            if dx and dy:
                if blocked[layer][ix + dx, iy] or blocked[layer][ix, iy + dy]:
                    continue
            move = cost + step
            if parent is not None and parent[2] == il:
                if (ix - parent[0], iy - parent[1]) != (dx, dy):
                    move += BEND_COST
            nkey = (jx, jy, il)
            if move < best.get(nkey, 1e18) - 1e-9:
                best[nkey] = move
                heapq.heappush(
                    heap, (move + abs(jx - tx) + abs(jy - ty), move, nkey, key)
                )
        other = 1 - il
        if not (via_blocked[names[other]][ix, iy] or via_blocked[layer][ix, iy]):
            move = cost + VIA_COST
            nkey = (ix, iy, other)
            if move < best.get(nkey, 1e18) - 1e-9:
                best[nkey] = move
                heapq.heappush(
                    heap, (move + abs(ix - tx) + abs(iy - ty), move, nkey, key)
                )
    return None


def _merge(run) -> tuple[tuple[float, float], ...]:
    """A run of grid cells as a polyline, with everything but the bends dropped."""
    points = [run[0]]
    for i in range(1, len(run) - 1):
        ax, ay = run[i - 1]
        bx, by = run[i]
        cx, cy = run[i + 1]
        if (bx - ax, by - ay) != (cx - bx, cy - by):
            points.append((bx, by))
    points.append(run[-1])
    return tuple((x * GRID, y * GRID) for x, y in points)


def _to_geometry(path, net: str, width: float):
    names = ("top", "bottom")
    tracks: list[Track] = []
    vias: list[Via] = []
    run = [(path[0][0], path[0][1])]
    layer = path[0][2]
    for ix, iy, il in path[1:]:
        if il != layer:
            if len(run) > 1:
                tracks.append(Track(net, names[layer], _merge(run), width))
            vias.append(Via(net, run[-1][0] * GRID, run[-1][1] * GRID))
            run = [(ix, iy)]
            layer = il
        else:
            run.append((ix, iy))
    if len(run) > 1:
        tracks.append(Track(net, names[layer], _merge(run), width))
    return tracks, vias


def _nearest_first(points):
    """The pads of one net, ordered so each is the nearest one still left."""
    remaining = sorted(points)
    order = [remaining.pop(0)]
    while remaining:
        nxt = min(
            remaining,
            key=lambda p: min(math.dist(p, q) for q in order),
        )
        remaining.remove(nxt)
        order.append(nxt)
    return order


def _pin_sites(parts: list[Placed]) -> dict[str, list[tuple[float, float]]]:
    nets = net_of_pads(parts)
    sites: dict[str, list[tuple[float, float]]] = {}
    for part in parts:
        for pad, x, y, _, _ in part.pads():
            sites.setdefault(nets[(part.refdes, pad.name)], []).append((x, y))
    return sites


# The wide rails go down first: they are the ones with nowhere else to go, and a
# signal will always find a way round a rail where a rail will not find a way
# round fifteen signals. Putting the two long I2C nets in here as well was tried
# and is not here: it routed both of them and cost five other nets their route.
PASSES = 8
ROUTE_FIRST = ("+5V", "+3V3", "VBAT_F", "VBAT")
# WHAT A VIA IS WORTH IN MILLIMETRES OF TRACK, when two orders both route the
# whole board and the search has to say which it prefers. A via is a drilled
# hole, a plated barrel and two pad lands, and it is the thing on this board most
# likely to be the reason a net has to detour around it later -- so it is not
# free the way a couple of millimetres of copper is. 5 mm means an order only
# earns its via by saving more than 5 mm of track with it.
VIA_COST = 5.0


def _copper(tracks: list[Track], vias: list[Via]) -> float:
    """What a routed board costs, for comparing one pass against another."""
    length = sum(
        math.dist(track.points[i], track.points[i + 1])
        for track in tracks
        for i in range(len(track.points) - 1)
    )
    return length + VIA_COST * len(vias)


def route(parts: list[Placed], report: Report) -> tuple[list[Track], list[Via]]:
    """Every net but ground, searched for on the grid and returned as geometry."""
    board = Board(parts)
    sites = _pin_sites(parts)
    todo = [
        net
        for net, points in sites.items()
        if len(points) > 1 and net != POUR_NET and not net.startswith("~")
    ]

    def span(net: str) -> float:
        xs = [p[0] for p in sites[net]]
        ys = [p[1] for p in sites[net]]
        return (max(xs) - min(xs)) + (max(ys) - min(ys))

    todo.sort(key=lambda net: (net not in ROUTE_FIRST, span(net)))

    # EVERY ORDER IS TRIED AND THE CHEAPEST IS KEPT, which is not what this did
    # before: it stopped at the first order that routed the whole board, and the
    # first order that works is not the best one. On the placement as it stands,
    # two of the eight orders route everything -- 1968 mm of copper on 92 vias
    # against 2003 on 93 -- and the search takes the first of those. WHICH ORDERS
    # WORK IS NOT PREDICTABLE and moves with the placement: the same eight seeds
    # measured against a slightly different set of stations had a different
    # three of them succeed, spanning five per cent of copper. So the early exit
    # was not picking the best board, it was picking whichever board came first,
    # and it had no way of knowing which that was.
    #
    # WHAT IT COSTS is eight passes' routing time on every run instead of one,
    # which is a couple of minutes. The board is a thing that gets fabricated.
    first: list[str] = []
    best = None
    for attempt in range(PASSES):
        order = [net for net in todo if net in ROUTE_FIRST]
        order += [net for net in first if net in todo and net not in order]
        rest = [net for net in todo if net not in order and net != POUR_NET]
        # After the first two passes the queue is shuffled as well as reordered.
        # Pushing what failed to the front is not enough on its own: the nets
        # that blocked it are still in the same order behind it, so the same
        # board comes back with a different net left out. A seeded shuffle gives
        # a genuinely different pass, and the seed keeps the answer repeatable.
        # EACH ATTEMPT IS SEEDED ON ITS OWN NUMBER and not drawn from one
        # generator walked forward through the loop. That mattered: walked
        # forward, the sequence an attempt sees depends on how many attempts
        # came before it, so the queue this search actually reached was never
        # the one the twenty-four-order measurement found at 1915 mm. Seeded per
        # attempt, attempt n is the same queue every time whatever happened
        # before it, and the measurement and the search are looking at the same
        # thing.
        if attempt and not (attempt == 1 and first):
            random.Random(20260914 + attempt).shuffle(rest)
        order += rest
        board = Board(parts)
        tracks, vias, failures = _one_pass(board, order, sites)
        score = (len(failures), _copper(tracks, vias))
        if best is None or score < best[0]:
            best = (score, board, tracks, vias, failures)
        first = [net for net, _ in failures if net not in ROUTE_FIRST] + first
    _, board, tracks, vias, failures = best
    for net, target in failures:
        report.faults.append(
            f"{net}: no route to the pad at {target[0]:.2f}, {target[1]:.2f}"
        )
    return tracks, vias + _stitching(board, parts, tracks, vias)


def _one_pass(board: Board, order, sites):
    """Route every net once, in this order, onto a bare board."""
    tracks: list[Track] = []
    vias: list[Via] = []
    failures: list[str] = []
    for net in order:
        width = net_width(net)
        owner = board.id(net)
        before = {layer: board.own[layer].copy() for layer in LAYERS}
        blocked = board.forbidden(owner, width)
        via_blocked = board.forbidden(owner, VIA_PAD, drilled=True)
        points = _nearest_first(sites[net])
        tree = [(*board.cell(*points[0]), layer) for layer in LAYERS]
        laid: list[Track] = []
        via_set: list[Via] = []
        failed_at = None
        ok = True
        for target in points[1:]:
            path = _search(board, blocked, via_blocked, tree, board.cell(*target))
            if path is None:
                ok = False
                failed_at = target
                break
            netTracks, netVias = _to_geometry(path, net, width)
            for track in netTracks:
                board.mark(track.layer, track.points, owner, width)
            for via in netVias:
                for layer in LAYERS:
                    board.stamp(layer, via.x, via.y, VIA_PAD / 2, owner)
            laid += netTracks
            via_set += netVias
            for ix, iy, il in path:
                tree.append((ix, iy, LAYERS[il]))
            blocked = board.forbidden(owner, width)
            via_blocked = board.forbidden(owner, VIA_PAD, drilled=True)
        if ok:
            tracks += laid
            vias += via_set
        else:
            board.own = before
            failures.append((net, failed_at))
    return tracks, vias, failures


# HOW THE TWO GROUND PLANES ARE JOINED. A through-hole ground pad stitches them
# wherever there is one, and over most of this board there is, but the outboard
# ends have long runs with none. A via wherever one fits on a 15 mm grid costs
# nothing and is what keeps the pour one piece rather than several -- which the
# connectivity check would otherwise call an open circuit, correctly.
STITCH_PITCH = 8.0
STITCH_APART = 2.2


def _stitching(board: Board, parts, tracks, vias) -> list[Via]:
    owner = board.id(POUR_NET)
    for track in tracks:
        board.mark(track.layer, track.points, board.id(track.net), track.width)
    for via in vias:
        for layer in LAYERS:
            board.stamp(layer, via.x, via.y, VIA_PAD / 2, board.id(via.net))
    blocked = board.forbidden(
        owner, VIA_PAD + 2 * (POUR_CLEARANCE - CLEARANCE), drilled=True
    )
    out: list[Via] = []

    def place(x: float, y: float) -> bool:
        ix, iy = board.cell(x, y)
        if not (0 <= ix < board.nx and 0 <= iy < board.ny):
            return False
        if blocked["top"][ix, iy] or blocked["bottom"][ix, iy]:
            return False
        if any(
            math.dist((via.x, via.y), (ix * GRID, iy * GRID)) < STITCH_APART
            for via in out
        ):
            return False
        out.append(Via(POUR_NET, ix * GRID, iy * GRID))
        return True

    # One beside every ground pad first, which is what keeps a pad in the plane
    # rather than on an island of its own, and then a field of them on a grid.
    nets = net_of_pads(parts)
    for part in parts:
        for pad, x, y, _, _ in part.pads():
            if nets[(part.refdes, pad.name)] != POUR_NET:
                continue
            for reach in (1.8, 2.4, 3.0):
                if any(
                    place(x + reach * math.cos(a), y + reach * math.sin(a))
                    for a in [i * math.pi / 4 for i in range(8)]
                ):
                    break
    x = STITCH_PITCH / 2
    while x < BOARD_W:
        y = STITCH_PITCH / 2
        while y < BOARD_D:
            place(x, y)
            y += STITCH_PITCH
        x += STITCH_PITCH
    return out


# Ground is poured on both layers, and it is the only net that is.
POUR_NET = "GND"
LAYERS = ("top", "bottom")


# ---- the copper -----------------------------------------------------------------------


@dataclass
class Copper:
    net: str
    layers: tuple[str, ...]
    geom: object
    label: str
    kind: str  # pad, track, via, pour


def _pad_geometry(x: float, y: float, w: float, h: float, shape: str):
    from shapely.geometry import LineString, Point
    from shapely.geometry import box as rectangle

    if shape == "rect":
        return rectangle(x - w / 2, y - h / 2, x + w / 2, y + h / 2)
    if shape == "circle" or abs(w - h) < 1e-9:
        return Point(x, y).buffer(w / 2, quad_segs=8)
    radius = min(w, h) / 2
    if w > h:
        spine = LineString([(x - w / 2 + radius, y), (x + w / 2 - radius, y)])
    else:
        spine = LineString([(x, y - h / 2 + radius), (x, y + h / 2 - radius)])
    return spine.buffer(radius, quad_segs=8)


def _outline():
    from shapely.geometry import box as rectangle

    return rectangle(0, 0, BOARD_W, BOARD_D).buffer(-EDGE_CLEARANCE, join_style=2)


def _hole_keepouts(parts: list[Placed] | None = None):
    from shapely.geometry import Point
    from shapely.ops import unary_union

    holes = []
    for part in parts or []:
        holes += [Point(x, y).buffer(d / 2 + CLEARANCE) for x, y, d in part.holes()]
    return unary_union(
        [Point(x, y).buffer(MOUNT_COPPER_KEEPOUT) for x, y in MOUNTS]
        + [Point(x, y).buffer(STANDOFF_COPPER_KEEPOUT) for x, y in STANDOFFS]
        + holes
    )


def _via_label(via: Via) -> str:
    return f"via at {via.x:.2f},{via.y:.2f}"


def build_copper(
    parts: list[Placed], tracks: list[Track], vias: list[Via]
) -> list[Copper]:
    """Every pad, track and via as geometry, and the ground pour cut round them."""
    from shapely.geometry import LineString, Point
    from shapely.geometry import box as rectangle
    from shapely.ops import unary_union

    nets = net_of_pads(parts)
    items: list[Copper] = []
    for part in parts:
        for pad, x, y, w, h in part.pads():
            items.append(
                Copper(
                    nets[(part.refdes, pad.name)],
                    LAYERS,
                    _pad_geometry(x, y, w, h, pad.shape),
                    f"{part.refdes}-{pad.name}",
                    "pad",
                )
            )
    for index, track in enumerate(tracks):
        items.append(
            Copper(
                track.net,
                (track.layer,),
                LineString(track.points).buffer(track.width / 2, quad_segs=6),
                f"track {index} ({track.layer}, from "
                f"{track.points[0][0]:.2f},{track.points[0][1]:.2f})",
                "track",
            )
        )
    for via in vias:
        items.append(
            Copper(
                via.net,
                LAYERS,
                Point(via.x, via.y).buffer(VIA_PAD / 2, quad_segs=6),
                _via_label(via),
                "via",
            )
        )

    # THE POUR. Everything that is not ground is cut out with POUR_CLEARANCE
    # round it; every ground pad is cut out with THERMAL_GAP round it and joined
    # back by four spokes, which is what lets a small iron solder a pin that
    # sits in a plane; slivers too thin to etch are opened away; and an island
    # that touches no ground at all is dropped rather than left floating.
    board = _outline()
    holes = _hole_keepouts(parts)
    for layer in LAYERS:
        others = unary_union(
            [c.geom for c in items if c.net != POUR_NET and layer in c.layers]
        ).buffer(POUR_CLEARANCE, quad_segs=6)
        base = board.difference(holes).difference(others)
        ground_pads = [c for c in items if c.net == POUR_NET and c.kind == "pad"]
        gaps = unary_union([c.geom.buffer(THERMAL_GAP) for c in ground_pads])
        spokes = []
        for pad in ground_pads:
            cx, cy = pad.geom.centroid.x, pad.geom.centroid.y
            minx, miny, maxx, maxy = pad.geom.bounds
            reach = max(maxx - minx, maxy - miny) / 2 + THERMAL_GAP + THERMAL_SPOKE
            half = THERMAL_SPOKE / 2
            spokes += [
                rectangle(cx, cy - half, cx + reach, cy + half),
                rectangle(cx - reach, cy - half, cx, cy + half),
                rectangle(cx - half, cy, cx + half, cy + reach),
                rectangle(cx - half, cy - reach, cx + half, cy),
            ]
        spokes = unary_union(spokes).intersection(base)
        pour = base.difference(gaps)
        pour = pour.buffer(-0.12, quad_segs=4).buffer(0.12, quad_segs=4)
        pour = unary_union([pour.intersection(base), spokes])
        anchors = [c.geom for c in items if c.net == POUR_NET and layer in c.layers]
        anchor = unary_union(anchors)
        for number, piece in enumerate(getattr(pour, "geoms", [pour])):
            if piece.is_empty or piece.area < 0.05 or not piece.intersects(anchor):
                continue
            items.append(
                Copper(POUR_NET, (layer,), piece, f"{layer} pour {number}", "pour")
            )
    return items


def connected(items: list[Copper]):
    """What touches what: one root per piece of copper, by net and by layer.

    Everything that asks whether the drawn copper hangs together asks it this
    way -- the island joiner, the stray-stitch pass and the connectivity check --
    so they share one answer rather than three that could differ.
    """
    from shapely.strtree import STRtree

    tree = STRtree([item.geom for item in items])
    parent = list(range(len(items)))

    def find(m: int) -> int:
        while parent[m] != m:
            parent[m] = parent[parent[m]]
            m = parent[m]
        return m

    for a, item in enumerate(items):
        for b in tree.query(item.geom, predicate="intersects"):
            b = int(b)
            if b <= a or items[b].net != item.net:
                continue
            if set(item.layers) & set(items[b].layers):
                parent[find(a)] = find(b)
    return find


def stranded_vias(items: list[Copper], vias: list[Via]) -> list[Via]:
    """Stitching vias that hold nothing but copper reaching no pin.

    A stitch is put down on a grid BEFORE there is a pour to judge it by, so now
    and then a route moves and one of them is left in a pocket the pour comes out
    in with no ground pad anywhere in it. What it joins is then two pieces of
    floating copper on a net that is meant to be one plane, which is exactly what
    the connectivity check calls a stray. Dropping the via drops the pockets with
    it, because a pour piece nothing else anchors is not kept.
    """
    find = connected(items)
    anchored = {find(i) for i, item in enumerate(items) if item.kind == "pad"}
    stray = {
        item.label
        for i, item in enumerate(items)
        if item.kind == "via" and find(i) not in anchored
    }
    return [via for via in vias if _via_label(via) in stray]


def ground_islands(items: list[Copper]) -> list[list[tuple[float, float]]]:
    """Which ground pads the drawn copper leaves out of touch with which."""
    find = connected(items)
    islands: dict[int, list[tuple[float, float]]] = {}
    for index, item in enumerate(items):
        if item.net == POUR_NET and item.kind == "pad":
            point = item.geom.centroid
            islands.setdefault(find(index), []).append((point.x, point.y))
    return list(islands.values())


def join_islands(parts, tracks, vias, islands, report: Report):
    """Short hops of copper between the pieces the ground pour comes out in.

    THE POUR IS THE GROUND and this is not a substitute for it. It is the answer
    to one specific thing a poured plane on two layers cannot promise: a bundle
    of signals crossing both layers in the same place cuts both planes in the
    same place, and a pad on the far side of that is on an island. Three or four
    tracks a few millimetres long put it back.
    """
    board = Board(parts)
    owner = board.id(POUR_NET)
    for track in tracks:
        board.mark(track.layer, track.points, board.id(track.net), track.width)
    for via in vias:
        for layer in LAYERS:
            board.stamp(layer, via.x, via.y, VIA_PAD / 2, board.id(via.net))
    added: list[Track] = []
    addedVias: list[Via] = []
    main = max(islands, key=len)
    tree = [(*board.cell(*point), layer) for point in main for layer in LAYERS]
    for island in islands:
        if island is main:
            continue
        blocked = board.forbidden(owner, TRACK)
        via_blocked = board.forbidden(owner, VIA_PAD, drilled=True)
        path = _search(board, blocked, via_blocked, tree, board.cell(*island[0]))
        if path is None:
            report.faults.append(
                f"ground: no way to reach the island at {island[0][0]:.1f},"
                f" {island[0][1]:.1f}"
            )
            continue
        hop, hopVias = _to_geometry(path, POUR_NET, TRACK)
        for track in hop:
            board.mark(track.layer, track.points, owner, TRACK)
        for via in hopVias:
            for layer in LAYERS:
                board.stamp(layer, via.x, via.y, VIA_PAD / 2, owner)
        added += hop
        addedVias += hopVias
        tree += [(ix, iy, LAYERS[il]) for ix, iy, il in path]
    return added, addedVias


# ---- the checks -------------------------------------------------------------------------


@dataclass
class Report:
    faults: list[str] = field(default_factory=list)
    notes: list[str] = field(default_factory=list)


# The core board's SWD header is a right-angle header on the core board itself,
# and nothing on the carrier meets it -- carrier.py excuses it for that reason.
OFF_BOARD_PINS = {("A1", f"P3-{n}") for n in carrier.WEACT_P3}


def check_footprints(report: Report) -> None:
    parts = {part.refdes: part for part in carrier.PARTS}
    for refdes, part in parts.items():
        if refdes not in PLACEMENT:
            report.faults.append(f"{refdes} is in the netlist and not on the board")
            continue
        names = {pad.name for pad in _fp(refdes).pads}
        wanted = {pin for pin in part.pins if (refdes, pin) not in OFF_BOARD_PINS}
        if wanted - names:
            report.faults.append(
                f"{refdes}: footprint lacks pins {sorted(wanted - names)}"
            )
        if names - wanted:
            report.faults.append(
                f"{refdes}: footprint has pins {sorted(names - wanted)} the part lacks"
            )
    for refdes in PLACEMENT:
        if refdes not in parts:
            report.faults.append(f"{refdes} is on the board and not in the netlist")


def _overlap(a, b, margin: float) -> bool:
    return all(
        a[lo] < b[hi] + margin and b[lo] < a[hi] + margin
        for lo, hi in ((0, 2), (1, 3), (4, 5))
    )


def _box_circle_distance(box, cx: float, cy: float) -> float:
    dx = max(box[0] - cx, 0.0, cx - box[2])
    dy = max(box[1] - cy, 0.0, cy - box[3])
    return math.hypot(dx, dy)


BODY_AIR = 0.25


def check_placement(report: Report, parts: list[Placed]) -> None:
    """Bodies on the board, off the holes, and out of each other."""
    standoff_top = e.upperBandZ - TOP_Z
    for part in parts:
        for body, box in part.boxes():
            label = f"{part.refdes} {body.what}"
            if body.what != "core board" and (
                box[0] < -1e-6
                or box[1] < -1e-6
                or box[2] > BOARD_W + 1e-6
                or box[3] > BOARD_D + 1e-6
            ):
                report.faults.append(f"{label} is off the board")
            for mx, my in MOUNTS:
                gap = _box_circle_distance(box, mx, my)
                if gap < MOUNT_BODY_KEEPOUT:
                    report.faults.append(
                        f"{label} is {gap:.2f} mm from the mounting hole at "
                        f"({mx:g}, {my:g}); wants {MOUNT_BODY_KEEPOUT:.2f}"
                    )
            for hx, hy, diameter in part.holes():
                if _box_circle_distance(box, hx, hy) < diameter / 2:
                    continue  # its own tie holes, which it is meant to sit over
            for px, py in STANDOFFS:
                # The standoffs stop at the SBC's underside, and the core
                # board sits higher than that, so only what is lower has to
                # miss.
                gap = _box_circle_distance(box, px, py)
                if gap < STANDOFF_BODY_KEEPOUT and box[4] < standoff_top:
                    report.faults.append(
                        f"{label} is {gap:.2f} mm from the SBC standoff at "
                        f"({px:.2f}, {py:.2f}); wants "
                        f"{STANDOFF_BODY_KEEPOUT:.2f}"
                    )
    for i, first in enumerate(parts):
        for second in parts[i + 1 :]:
            for body_a, a in first.boxes():
                for body_b, b in second.boxes():
                    if _overlap(a, b, BODY_AIR):
                        report.faults.append(
                            f"{first.refdes} {body_a.what} and {second.refdes} "
                            f"{body_b.what} are within {BODY_AIR} mm"
                        )


def check_copper(report: Report, parts: list[Placed], items: list[Copper]) -> None:
    """Clearance between nets, and copper kept off the edge, holes and posts."""
    from shapely.ops import nearest_points, unary_union

    board = _outline()
    holes = _hole_keepouts(parts)
    for layer in LAYERS:
        by_net: dict[str, list] = {}
        for item in items:
            if layer in item.layers:
                by_net.setdefault(item.net, []).append(item.geom)
        merged = {net: unary_union(geoms) for net, geoms in by_net.items()}
        names = sorted(merged)
        bounds = {net: merged[net].bounds for net in names}
        for i, a in enumerate(names):
            for b in names[i + 1 :]:
                ba, bb = bounds[a], bounds[b]
                if (
                    ba[0] > bb[2] + CLEARANCE
                    or bb[0] > ba[2] + CLEARANCE
                    or ba[1] > bb[3] + CLEARANCE
                    or bb[1] > ba[3] + CLEARANCE
                ):
                    continue
                gap = merged[a].distance(merged[b])
                if gap < CLEARANCE - 1e-6:
                    p, _ = nearest_points(merged[a], merged[b])
                    what = "SHORTED" if gap < 1e-9 else f"{gap:.3f} mm apart"
                    report.faults.append(
                        f"{layer}: {a} and {b} {what} at ({p.x:.2f}, {p.y:.2f})"
                    )
        everything = unary_union(list(merged.values()))
        for what, region in (
            ("the board edge", everything.difference(board)),
            ("a hole", everything.intersection(holes)),
        ):
            if region.area > 1e-4:
                c = region.centroid
                report.faults.append(
                    f"{layer}: copper too near {what} at ({c.x:.2f}, {c.y:.2f})"
                )


def check_holes(report: Report, parts: list[Placed], vias: list[Via]) -> None:
    """No two drilled holes closer than HOLE_TO_HOLE, whatever is on them.

    THE ONE RULE THAT IS NOT ABOUT COPPER, and the one this file was missing: a
    via and a pad on the same net have no clearance to violate, so a stitch or a
    layer change could be put down on top of a pin and every copper check would
    still pass. KiCad's own DRC found three of them on a board this file called
    clean, which is the whole reason that export exists.
    """
    holes = [
        (x, y, e.m3Clearance, f"mounting hole at ({x:g}, {y:g})") for x, y in MOUNTS
    ]
    holes += [
        (x, y, e.sbcStandoffHole, f"SBC standoff hole at ({x:.2f}, {y:.2f})")
        for x, y in STANDOFFS
    ]
    for part in parts:
        for pad, x, y, _, _ in part.pads():
            holes.append((x, y, pad.drill, f"{part.refdes}-{pad.name}"))
        for hx, hy, diameter in part.holes():
            holes.append((hx, hy, diameter, f"{part.refdes} hole"))
    holes += [(via.x, via.y, VIA_DRILL, _via_label(via)) for via in vias]
    for i, (ax, ay, ad, a) in enumerate(holes):
        for bx, by, bd, b in holes[i + 1 :]:
            gap = math.hypot(ax - bx, ay - by) - (ad + bd) / 2
            if gap < HOLE_TO_HOLE - 1e-6:
                report.faults.append(
                    f"{a} and {b} are drilled {gap:.3f} mm apart, edge to edge; "
                    f"wants {HOLE_TO_HOLE}"
                )


MIN_SPOKES = 2


def check_thermals(report: Report, parts: list[Placed], items: list[Copper]) -> None:
    """Every ground pad reaches the plane by at least two of its four spokes.

    A pad in a plane is joined to it by four 0.5 mm spokes so that a small iron
    can heat it, and a spoke only exists where there is pour on the other side of
    the gap to join. Between two pads on a 2.5 mm pitch there is not: the two
    clearances leave 0.2 mm of copper and the sliver pass takes it away, so those
    two spokes were never there. That leaves the other two, and a track laid over
    one of them leaves the pad hanging on a single 0.5 mm bridge.

    KiCad calls that starved_thermal and it is right to. This is the same
    question asked on our own geometry, so the answer comes out here rather than
    three tools later.

    IT IS A NOTE AND NOT A FAULT, which is a judgement and should be read as one.
    Reserving all four lanes off every ground pad before routing was tried, and
    then reserving only the lanes that a neighbouring pad has not already closed:
    both cost the router more routes than they saved pads, on a board whose
    corridors are already 2 mm wide. One 0.5 mm spoke carries about 2 A and is
    warm to solder, not cold. WATCH THE ONE THAT CARRIES CURRENT: J5-2 is one of
    the SBC's two returns, and the SBC draws up to 2 A across the pair.
    """
    from shapely.geometry import Point

    starved: list[str] = []
    pours = {layer: [] for layer in LAYERS}
    for item in items:
        if item.kind == "pour":
            pours[item.layers[0]].append(item.geom)
    nets = net_of_pads(parts)
    for part in parts:
        for pad, x, y, w, h in part.pads():
            if nets[(part.refdes, pad.name)] != POUR_NET:
                continue
            for layer, pieces in pours.items():
                reach = max(w, h) / 2 + THERMAL_GAP + THERMAL_SPOKE / 2
                alive = sum(
                    any(
                        piece.contains(Point(x + dx * reach, y + dy * reach))
                        for piece in pieces
                    )
                    for dx, dy in ((1, 0), (-1, 0), (0, 1), (0, -1))
                )
                if 0 < alive < MIN_SPOKES:
                    starved.append(f"{part.refdes}-{pad.name} on {layer}")
    if starved:
        report.notes.append(
            f"{len(starved)} ground pad(s) reach the plane on one spoke of four: "
            + ", ".join(starved)
        )


def check_connectivity(report: Report, items: list[Copper]) -> None:
    """Each net's copper is one piece, and that piece holds every pin on the net."""
    find = connected(items)
    by_net: dict[str, list[int]] = {}
    for index, item in enumerate(items):
        by_net.setdefault(item.net, []).append(index)
    for net, members in sorted(by_net.items()):
        if net.startswith("~"):
            continue  # a spare pin, which only has to be touched by nothing
        pads = [m for m in members if items[m].kind == "pad"]
        pieces: dict[int, list[int]] = {}
        for m in pads:
            pieces.setdefault(find(m), []).append(m)
        if len(pieces) > 1:
            report.faults.append(
                f"{net} is open, in {len(pieces)} pieces: "
                + " | ".join(
                    " ".join(items[m].label for m in group) for group in pieces.values()
                )
            )
        stray = [
            items[m].label
            for m in members
            if items[m].kind in ("track", "via") and find(m) not in pieces
        ]
        if stray:
            report.faults.append(f"{net}: copper that reaches no pin: {stray}")


# The carrier's own stand-ins in cad/electronics.py, which this file replaces and
# so must not be measured against.
CARRIER_STAND_INS = {
    "controller carrier board",
    "WeAct core board",
    "CAN transceivers",
    "actuator harness bank",
    # Both of these were down in the power bay and are on this board now, so
    # cad/electronics.py draws them where this file puts them. Measuring the
    # real part against its own stand-in would find a clash every time.
    "bus monitor",
    "logic BEC",
}


def check_against_cad(report: Report, parts: list[Placed]) -> None:
    """Every body on this board against every drawn thing in the torso."""
    from build123d import Align, Box, Pos

    from cad import deck, torso

    groups = {
        name: bodies
        for name, bodies in e.torsoElectronicsGroups().items()
        if name not in CARRIER_STAND_INS
    }
    groups["deck"] = deck.electronicsDeck()
    groups["pelvis"] = torso.pelvisShell()[:7]

    def solid(box):
        x0, y0, x1, y1, z0, z1 = box
        return Pos(
            (x0 + x1) / 2 + ORIGIN_X, (y0 + y1) / 2 + ORIGIN_Y, z0 + TOP_Z
        ) * Box(
            x1 - x0, y1 - y0, z1 - z0, align=(Align.CENTER, Align.CENTER, Align.MIN)
        )

    reach = 3.0
    nearest: dict[str, tuple[float, str]] = {}
    for name, bodies in groups.items():
        for other in bodies:
            bb = other.bounding_box()
            for part in parts:
                for body, box in part.boxes():
                    if not (
                        box[0] + ORIGIN_X < bb.max.X + reach
                        and bb.min.X - reach < box[2] + ORIGIN_X
                        and box[1] + ORIGIN_Y < bb.max.Y + reach
                        and bb.min.Y - reach < box[3] + ORIGIN_Y
                        and box[4] + TOP_Z < bb.max.Z + reach
                        and bb.min.Z - reach < box[5] + TOP_Z
                    ):
                        continue
                    label = f"{part.refdes} {body.what}"
                    mine = solid(box)
                    common = mine & other
                    try:
                        shared = abs(common.volume)
                    except (ValueError, AttributeError, TypeError):
                        shared = 0.0
                    if shared > 1e-6:
                        report.faults.append(
                            f"{label} shares {shared:.2f} mm3 with the {name}"
                        )
                        continue
                    gap = mine.distance_to(other)
                    if gap < nearest.get(label, (reach, ""))[0]:
                        nearest[label] = (gap, name)
    for label, (gap, name) in sorted(nearest.items(), key=lambda item: item[1][0]):
        report.notes.append(f"{label}: {gap:.2f} mm from the {name}")


# THE ONE PLUG ON THIS BOARD WHOSE LEAD DOES NOT GO DOWN. J5 runs up to the SBC
# standing 10 mm above it on its own standoffs, so the deck under J5 is nothing
# to do with J5. Every other plug here is fed from the bay below or from a leg
# beyond it, and has to get through the deck to be fed at all. JP1 is not in this
# list because it is not a plug: it is three holes and a wire link.
LEADS_UP = ("J5",)


def check_leads_down(report: Report, parts: list[Placed]) -> None:
    """Every connector's leads, and whether the deck under them is open.

    A plug on this board is a lead that has to get somewhere, and every one of
    them but the SBC's own goes DOWN -- into the power bay under the deck, or on
    through the shell's floor ports to a leg. The deck plate is what stands in
    the way, and it has exactly one hole in it: cad/deck.py's chase, a notch
    34 mm wide in its rear edge. This asks the plate itself rather than that
    notch's dimensions, so a second opening cut later counts here without
    anything in this file being told about it.

    IT IS A NOTE AND NOT A FAULT. A lead that comes down onto solid plate is not
    a defect in this board: it is dressed sideways along the 3 mm under the
    carrier until it finds the hole, which costs wire and somebody's patience
    rather than a respin. And where the openings go has not been decided --
    docs/CARRIER.md carries that as an open question. What this refuses to do is
    leave it unsaid, which is what this file did until September 2026: the
    placement notes above SAID the three bus connectors sit over the chase, and
    nobody had asked the deck. Two of the three do. Bus C's plug has an opening
    under a fifth of its pin row and the IMU's has none at all.
    """
    from build123d import Align, Box, Pos

    from cad import deck

    plate = deck.electronicsDeck()
    plate = plate[0] if isinstance(plate, (list, tuple)) else plate
    bb = plate.bounding_box()
    mid = (bb.min.Z + bb.max.Z) / 2
    samples = 9
    for part in sorted(parts, key=lambda p: p.refdes):
        pads = [(x, y) for _, x, y, _, _ in part.pads()]
        plugged = any(body.what == "plug and wires" for body in part.footprint.bodies)
        if not plugged or part.refdes in LEADS_UP or not pads:
            continue
        low = min(x for x, _ in pads) - 1.25
        high = max(x for x, _ in pads) + 1.25
        rear = sum(y for _, y in pads) / len(pads) < BOARD_D / 2
        band = (bb.min.Y, ORIGIN_Y) if rear else (ORIGIN_Y + BOARD_D, bb.max.Y)
        if band[1] - band[0] <= 0:
            continue
        open_at = 0
        for n in range(samples):
            atX = low + (high - low) * n / (samples - 1) + ORIGIN_X
            probe = Pos(atX, sum(band) / 2, mid) * Box(
                0.4, band[1] - band[0], 1.0, align=(Align.CENTER,) * 3
            )
            try:
                shared = abs((probe & plate).volume)
            except (ValueError, AttributeError, TypeError):
                shared = 0.0
            if shared < 0.95 * 0.4 * (band[1] - band[0]):
                open_at += 1
        if open_at == samples:
            continue
        where = (
            "solid all the way across"
            if not open_at
            else (f"open under {open_at * 100 // samples}% of them")
        )
        report.notes.append(
            f"{part.refdes} leads leave over the "
            f"{'rear' if rear else 'front'} edge: the deck under them is {where}"
        )


# ---- the drawing -------------------------------------------------------------------------


def ratsnest(parts: list[Placed], items: list[Copper]) -> list[tuple[tuple, tuple]]:
    """What is still unconnected, as straight lines between the nearest pins."""
    return []


def draw(path: Path, parts: list[Placed], items: list[Copper]) -> None:
    import matplotlib

    matplotlib.use("Agg")
    # Text as text rather than as outlines, which is most of an SVG's size when
    # every pad carries its number.
    matplotlib.rcParams["svg.fonttype"] = "none"
    import matplotlib.pyplot as plt
    from matplotlib.patches import Circle, PathPatch, Rectangle
    from matplotlib.path import Path as MplPath

    def patch(geom, **style):
        # Simplified to a hundredth of a millimetre before it is drawn: the
        # pour's outline is a buffered boolean with thousands of vertices, and
        # none of them is a fabrication figure -- this file's geometry is.
        geom = geom.simplify(0.05)
        polygons = getattr(geom, "geoms", [geom])
        vertices, codes = [], []
        for polygon in polygons:
            for ring in [polygon.exterior, *polygon.interiors]:
                coords = list(ring.coords)
                vertices += coords
                codes += [MplPath.MOVETO] + [MplPath.LINETO] * (len(coords) - 2)
                codes += [MplPath.CLOSEPOLY]
        return PathPatch(MplPath(vertices, codes), **style)

    colours = {"top": "#c0392b", "bottom": "#2e6fbd"}
    fig, axes = plt.subplots(3, 1, figsize=(12, 22))
    titles = ("parts, as placed", "top copper", "bottom copper, seen from above")
    for ax, title, layer in zip(axes, titles, (None, "top", "bottom")):
        ax.add_patch(Rectangle((0, 0), BOARD_W, BOARD_D, fc="#f3f1e8", ec="k", lw=1))
        if layer:
            for item in items:
                if layer in item.layers and item.kind != "pad":
                    ax.add_patch(
                        patch(
                            item.geom,
                            fc=colours[layer],
                            ec="none",
                            alpha=0.35 if item.kind == "pour" else 0.9,
                        )
                    )
        # Pads as plain circles and rectangles rather than as their geometry:
        # the drawing is for looking at, and a file full of 32-sided circles is
        # a file nobody opens.
        for part in parts:
            for pad, x, y, w, h in part.pads():
                if pad.shape == "circle":
                    ax.add_patch(Circle((x, y), w / 2, fc="#b8912b", ec="none"))
                else:
                    ax.add_patch(
                        Rectangle((x - w / 2, y - h / 2), w, h, fc="#b8912b", ec="none")
                    )
        for part in parts:
            for hx, hy, diameter in part.holes():
                ax.add_patch(Circle((hx, hy), diameter / 2, fc="w", ec="k", lw=0.5))
        for item in items:
            if item.kind == "via":
                ax.add_patch(
                    Circle(item.geom.centroid.coords[0], VIA_DRILL / 2, fc="w")
                )
        for part in parts:
            for pad, x, y, _, _ in part.pads():
                ax.add_patch(Circle((x, y), pad.drill / 2, fc="w", ec="none"))
                if layer:
                    ax.text(
                        x,
                        y,
                        pad.name.split("-")[-1],
                        fontsize=3.5,
                        ha="center",
                        va="center",
                    )
        for mx, my in MOUNTS:
            ax.add_patch(Circle((mx, my), e.m3Clearance / 2, fc="w", ec="k", lw=0.6))
        for px, py in STANDOFFS:
            ax.add_patch(
                Circle((px, py), e.sbcStandoffHole / 2, fc="w", ec="k", lw=0.6)
            )
        if layer is None:
            for part in parts:
                for body, box in part.boxes():
                    if body.what in (
                        "plug and wires",
                        "pin collar",
                        "core board underside",
                    ):
                        continue
                    ax.add_patch(
                        Rectangle(
                            (box[0], box[1]),
                            box[2] - box[0],
                            box[3] - box[1],
                            fc="none",
                            ec="#444",
                            lw=0.7,
                            ls=":" if body.what == "core board" else "-",
                        )
                    )
                ax.text(
                    part.x,
                    part.y,
                    part.refdes,
                    fontsize=9,
                    ha="center",
                    va="center",
                    color="#176b3a",
                    weight="bold",
                )
            sbc = Rectangle(
                (-e.sbcBoardWidth / 2 - ORIGIN_X, -e.sbcBoardDepth / 2 - ORIGIN_Y),
                e.sbcBoardWidth,
                e.sbcBoardDepth,
                fc="none",
                ec="#7d4fb0",
                ls="--",
                lw=1,
            )
            ax.add_patch(sbc)
        ax.set_title(title)
        ax.set_xlim(-1, BOARD_W + 1)
        ax.set_ylim(-1, BOARD_D + 1)
        ax.set_aspect("equal")
        ax.set_xticks(range(0, int(BOARD_W) + 1, 2))
        ax.set_yticks(range(0, int(BOARD_D) + 1, 2))
        ax.tick_params(labelsize=5)
        ax.grid(True, lw=0.15)
    fig.tight_layout()
    fig.savefig(
        path,
        dpi=220 if path.suffix == ".png" else 72,
        metadata={"Date": None} if path.suffix == ".svg" else None,
    )
    if path.suffix == ".svg":
        # Two decimals is a hundredth of a screen pixel. Matplotlib writes six,
        # which triples the file for nothing anybody can see -- and this file is
        # a picture of the board, not the board: the geometry above is that.
        import re

        text = path.read_text(encoding="utf-8")
        path.write_text(
            re.sub(r"\d+\.\d{3,}", lambda m: f"{float(m.group()):.2f}", text),
            encoding="utf-8",
        )


# ---- entry point -------------------------------------------------------------------------


def summary(
    parts: list[Placed], items: list[Copper], tracks: list[Track], vias: list[Via]
) -> str:
    """What a board house and a stores order would each want to know."""
    # EVERY HOLE THE BOARD HOUSE HAS TO DRILL, which includes the six it is
    # screwed down by and the four the SBC's standoffs are screwed to. Those
    # belong to the board rather than to any part on it, and this count left
    # them out until September 2026 -- so the figure quoted to the fab was ten
    # holes short of the drill file the same board exports.
    drills: dict[float, int] = {e.m3Clearance: len(MOUNTS)}
    drills[e.sbcStandoffHole] = drills.get(e.sbcStandoffHole, 0) + len(STANDOFFS)
    for part in parts:
        for pad in part.footprint.pads:
            drills[pad.drill] = drills.get(pad.drill, 0) + 1
        for _, _, diameter in part.holes():
            drills[diameter] = drills.get(diameter, 0) + 1
    if vias:
        drills[VIA_DRILL] = drills.get(VIA_DRILL, 0) + len(vias)
    length = sum(
        sum(
            math.dist(track.points[i], track.points[i + 1])
            for i in range(len(track.points) - 1)
        )
        for track in tracks
    )
    tallest = max(
        (box[5], f"{part.refdes} {body.what}")
        for part in parts
        for body, box in part.boxes()
    )
    lines = [
        "THE BOARD",
        "",
        f"  {BOARD_W:g} x {BOARD_D:g} mm, two layers, 1.6 mm FR-4, 1 oz copper",
        f"  smallest track {min(t.width for t in tracks):.2f} mm, "
        f"clearance {CLEARANCE:.2f} mm, smallest drill {min(drills):.2f} mm",
        f"  {sum(drills.values())} holes: "
        + ", ".join(f"{n} x Ø{d:g}" for d, n in sorted(drills.items())),
        f"  {len(tracks)} tracks, {length:.0f} mm of them, and {len(vias)} vias",
        f"  {len([c for c in items if c.kind == 'pour'])} pieces of poured ground",
        f"  tallest thing on it: {tallest[1]}, {tallest[0]:.1f} mm over the board",
        "",
        "WHAT IS SOLDERED TO IT",
        "",
    ]
    for part in sorted(parts, key=lambda p: (p.refdes[0], len(p.refdes), p.refdes)):
        item = next(p for p in carrier.PARTS if p.refdes == part.refdes)
        lines.append(f"  {part.refdes:<5}{part.footprint.name:<38}{item.partNumber}")
    return "\n".join(lines)


def lay_out(
    report: Report,
) -> tuple[list[Placed], list[Track], list[Via], list[Copper]]:
    """The whole board: placed, routed, poured, joined, and checked on the copper.

    ONE SEQUENCE AND NOT TWO. electrical/carrier_kicad.py exports what this
    returns, and it used to repeat these fifteen lines to get it -- which is a
    second design of the same board sitting in the file whose whole point is that
    it decides nothing. What is checked here is what is exported.
    """
    parts = placed()
    check_footprints(report)
    check_placement(report, parts)
    tracks, vias = route(parts, report)
    items = build_copper(parts, tracks, vias)
    for _ in range(3):
        islands = ground_islands(items)
        if len(islands) < 2:
            break
        hop, hopVias = join_islands(parts, tracks, vias, islands, report)
        if not hop and not hopVias:
            break
        tracks += hop
        vias += hopVias
        items = build_copper(parts, tracks, vias)
    stray = stranded_vias(items, vias)
    if stray:
        vias = [via for via in vias if via not in stray]
        items = build_copper(parts, tracks, vias)
        report.notes.append(
            f"{len(stray)} stitching via(s) dropped, each in a pocket of pour with "
            "no ground pad in it: " + ", ".join(_via_label(via) for via in stray)
        )
    check_copper(report, parts, items)
    check_holes(report, parts, vias)
    check_thermals(report, parts, items)
    check_connectivity(report, items)
    return parts, tracks, vias, items


def main() -> int:
    parser = argparse.ArgumentParser(description=__doc__)
    parser.add_argument("--draw", action="store_true", help="rewrite the SVG")
    parser.add_argument("--no-cad", action="store_true", help="skip the torso check")
    parser.add_argument("--png", type=Path, help="also draw to this PNG")
    args = parser.parse_args()

    faults = carrier.check()
    if faults:
        print("carrier netlist: FAILED")
        for fault in faults:
            print(f"  {fault}")
        return 1

    report = Report()
    parts, tracks, vias, items = lay_out(report)
    if not args.no_cad:
        check_against_cad(report, parts)
        check_leads_down(report, parts)

    if args.png:
        draw(args.png, parts, items)
    if args.draw:
        draw(SVG, parts, items)

    for note in report.notes:
        print(f"  note  {note}")
    if report.faults:
        print(f"carrier board: FAILED, {len(report.faults)} faults")
        for fault in report.faults:
            print(f"  {fault}")
        return 1
    print("carrier board: every check passes\n")
    print(summary(parts, items, tracks, vias))
    return 0


if __name__ == "__main__":
    raise SystemExit(main())
